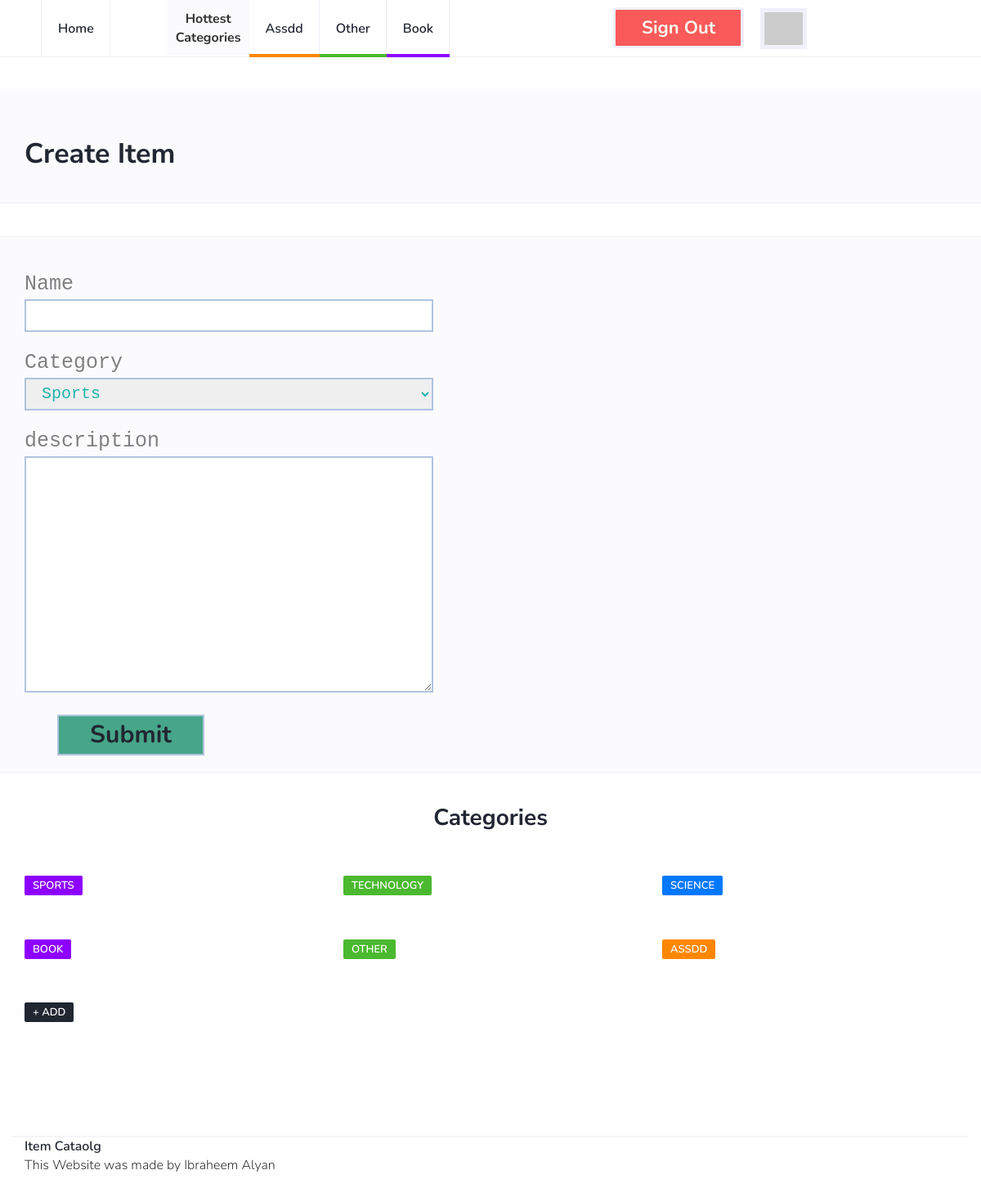
The page /catalog/new-item (signed in) on the database as committed earlier.
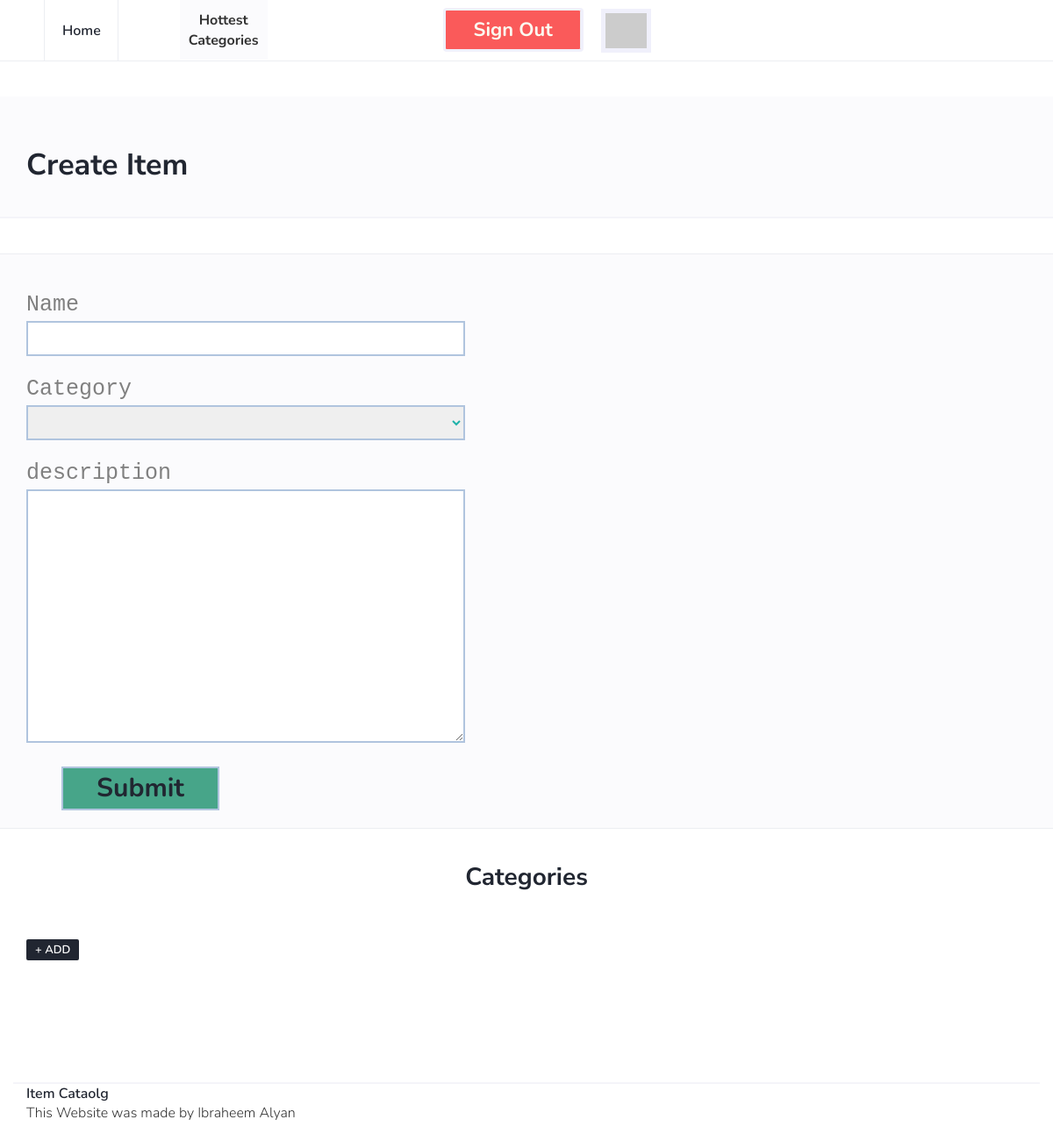
The same page on the database as committed later.
### database_setup.py (models this page shows, shortened)
class Category(Base):
    __tablename__ = 'category'
    id = Column(Integer, primary_key = True)
    name =Column(String(80), nullable = False)

### project.py (the view)
@app.route("/catalog/new-item", methods = ['POST','GET'])
def new_item():
    if 'signed' not in session or not session['signed']:
        statment = ('Please log in first ,' +
            '<a href="/login" style="font-size:39px">Log in here</a>')
        return  render_template('status_message.html',statment = statment)
    if request.method != 'POST':
        current_cat_id = None
        current_cat = None
        db = DBSession()
        if request.args.get("cc"):
            current_cat_id = request.args.get("cc")
            try:
                current_cat = db.query(Category).filter_by(id=current_cat_id).one()
            except:
                current_cat = None
        categories = db.query(Category)
        top_categories = db.query(Category).order_by(desc(Category.id)).limit(3)
        template = render_template("new_item.html",
                               categories=categories,
                               current_cat=current_cat,
                               top_categories=top_categories,
                               user_dict = session['user_data_dict'])
        db.close()
        return template
    return validate_item(request)

### templates/new_item.html (shortened to what this page needs)
{% extends "main.html" %}
{% block content %}
		<div class="page-header" style="margin-top:40px;padding-bottom:40px;">
			<div class="container">
				<div class="row">
					<div class="col-md-10">
						<h1> Create Item </h1>
					</div>
				</div>
			</div>
		</div>
		<div class="section">
		</div>
		<div class="section section-grey">
			<div class="container">
				<div class="row">
					<div class="col-md-4">
						<form class="form" action="https://localhost:5000/catalog/new-item" method="post">
              <div class="field_name">
    						Name
    					</div>
    					<div class="input_div">
    						<input class="input" type="text" name="title" >
    					</div>
              <div class="field_name">
    						Category
    					</div>
    					<div class="input_div">
                <select name="category" class="input">
									{% if not current_cat %}
                      {% for c in categories %}
                      <option value="{{ c.name }}">{{ c.name }}</option>
									    {% endfor %}
									{% endif %}
                </select>
    					</div>
              <div class="field_name">
    						description
    					</div>
    					<div class="input_div">
    						<textarea name="description" rows="10" cols="99" type="text"></textarea>
    					</div>
							<div class="input_div">
    						<input name="submit" type="submit" class="submit_btn">
    					</div>
            </form>
					</div>
				</div>
			</div>
		</div>
{% endblock %}

### templates/main.html (shortened to what this page needs)
<!DOCTYPE html>
<html lang="en">
	<head>
		<link type="text/css" rel="stylesheet" href="https://localhost:5000/css/bootstrap.min.css"/>
		<link rel="stylesheet" href="https://localhost:5000/css/font-awesome.min.css">
		<link type="text/css" rel="stylesheet" href="https://localhost:5000/css/style.css"/>
    </head>
	<body>
		<header id="header">
			<div id="nav">
				<div id="nav-fixed">
					<div class="container">
						<ul class="nav-menu nav navbar-nav">
							<li><a href="https://localhost:5000/">Home</a></li>
							<li id="sep"> Hottest <br> Categories </li>
							{% for c in top_categories %}
							<li class="cat-{{ ((c.id + 2 ) % 4) + 1 }}"><a href="{{ 'https://localhost:5000/catalog/' + c.name + '/items' }}">{{ c.name }}</a></li>
							{% endfor %}
              {% if not user_dict %}
              <li><a href="{{ url_for('internal_sign_up', _external = True ) }}" class="btn green" style="padding:12px 15px 12px 15px;">Sign up</a></li>
              <li><a href="{{ url_for('login', _external = True ) }}" class="btn red" style="padding:12px 15px 12px 15px;margin-left:20px">Log in</a></li>
              {% else %}
              <li><a href="{{ url_for('revoke', _external = True ) }}" class="btn red" style="padding: 12px 15px 12px 15px;">Sign out</a></li>
							<li><img src="{{ user_dict['picture'] }}" id="profile_img"></li>
              {% endif %}
            </ul>
					</div>
				</div>
			</div>
		</header>
    {% block content %}
    {% endblock %}
		<div class="section">
			<div class="container">
				<div class="row">
					<div class="col-md-12">
						<div class="section-title text-center">
							<h2>Categories</h2>
						</div>
					</div>
					{% for c in categories %}
					<div class="col-md-4">
						<div class="post">
							<div class="post-body">
								<div class="post-meta">
									<a class="post-category cat-{{ ((c.id + 2 ) % 4) + 1 }}" href="{{ 'https://localhost:5000/catalog/' + c.name + '/items' }}">{{ c.name }}</a>
								</div>
							</div>
						</div>
					</div>
					{% endfor %}
					<div class="col-md-4">
						<div class="post">
							<div class="post-body">
								<div class="post-meta">
									<a class="post-category" href="https://localhost:5000/catalog/new-category"> + Add </a>
								</div>
							</div>
						</div>
					</div>
				</div>
			</div>
		</div>
		<footer id="footer">
			<div class="container">
							<ul class="footer-nav">
								<li><a href="https://localhost:5000/">Item Cataolg</a></li>
							</ul>
							<div class="post-body">
								This Website was made by Ibraheem Alyan
							</div>
						</div>
		</footer>
	</body>
</html>

Rows that differ between the two databases and show on the page:
removed Category: name "Assdd", name "ASSDD"
removed Category: name "Other", name "OTHER"
removed Category: name "Book", name "BOOK"
removed Category: name "SPORTS", shown under "Categories"
removed Category: name "TECHNOLOGY", shown under "Categories"
removed Category: name "SCIENCE", shown under "Categories"
Other text that changed with them:
form field category: "Sports" → (not shown)
